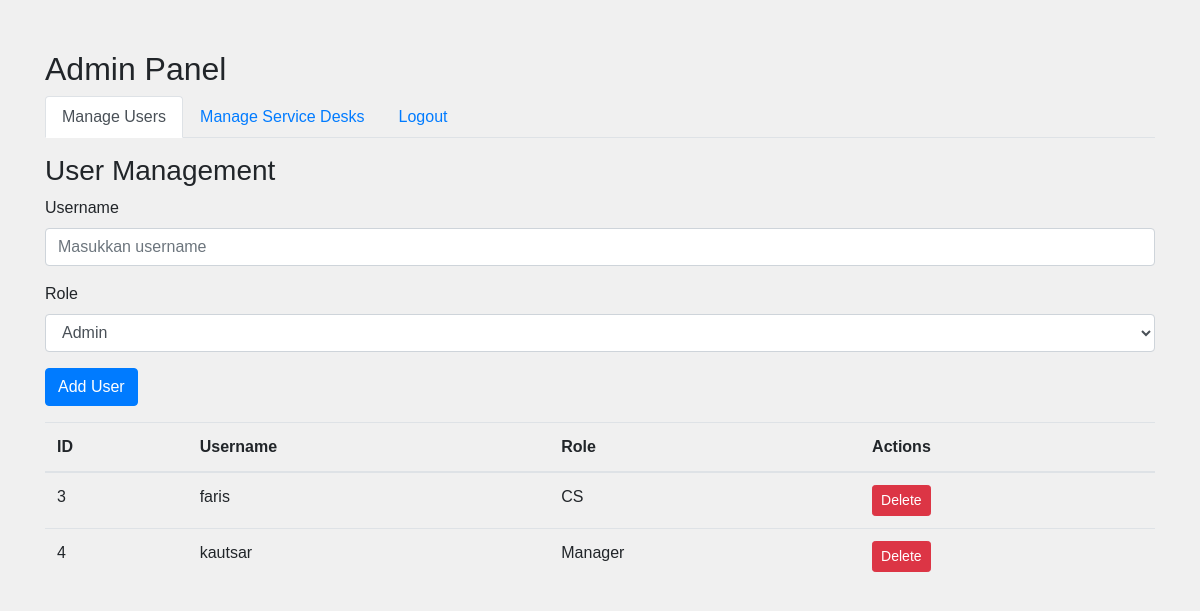
Before: /admin/admin.php with the older database file.
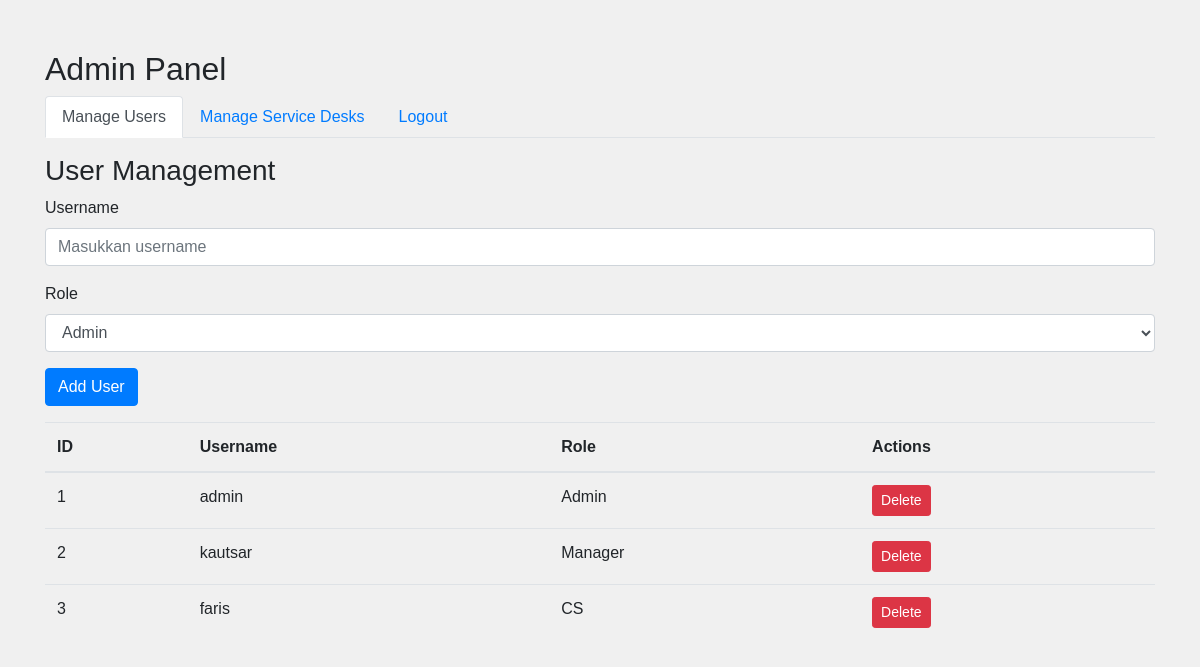
After: the same page with the newer database file.
### tables this page shows
CREATE TABLE `users` (
  `id` int(11) NOT NULL,
  `username` varchar(50) NOT NULL,
  `password` varchar(50) NOT NULL,
  `role` varchar(50) NOT NULL
);

### admin/admin.php (the view, shortened to what this page needs)
<?php
$servername = "localhost";
$username = "root";
$password = "";
$dbname = "grapara";
$conn = new mysqli($servername, $username, $password, $dbname);
?>
<!DOCTYPE html>
<html lang="en">
<head>
    <link rel="stylesheet" href="https://stackpath.bootstrapcdn.com/bootstrap/4.5.2/css/bootstrap.min.css">
    <link rel="stylesheet" href="../styles.css">
</head>
<body>
<div class="container">
    <h2>Admin Panel</h2>
    <ul class="nav nav-tabs" id="adminTab" role="tablist">
        <li class="nav-item">
            <a class="nav-link active" id="user-tab" data-toggle="tab" href="#users" role="tab" aria-controls="users" aria-selected="true">Manage Users</a>
        </li>
        <li class="nav-item">
            <a class="nav-link" id="desk-tab" data-toggle="tab" href="#desks" role="tab" aria-controls="desks" aria-selected="false">Manage Service Desks</a>
        </li>
        <li class="nav-item">
            <a class="nav-link" id="logout-tab" aria-controls="logout" aria-selected="false" onclick="javascript:return confirm('Apakah Anda yakin ingin logout?');" href="../autentikasi/logout.php">Logout</></a>
        </li>
    </ul>
    <div class="tab-content" id="adminTabContent">
        <div class="tab-pane fade show active" id="users" role="tabpanel" aria-labelledby="user-tab">
            <h3 class="mt-3">User Management</h3>
            <form id="userForm" method="POST" action="">
                <div class="form-group">
                    <label for="username">Username</label>
                    <input type="text" class="form-control" id="username" name="username" placeholder="Masukkan username" required>
                </div>
                <div class="form-group">
                    <label for="role">Role</label>
                    <select class="form-control" id="role" name="role" required>
                        <option value="Admin">Admin</option>
                    </select>
                </div>
                <button type="submit" class="btn btn-primary" name="addUser">Add User</button>
            </form>
            <table class="table mt-3">
                <thead>
                    <tr>
                        <th>ID</th>
                        <th>Username</th>
                        <th>Role</th>
                        <th>Actions</th>
                    </tr>
                </thead>
                <tbody>
                    <?php
                    $result = $conn->query("SELECT * FROM users");
                    while ($row = $result->fetch_assoc()) {
                        echo "<tr>
                                <td>{$row['id']}</td>
                                <td>{$row['username']}</td>
                                <td>{$row['role']}</td>
                                <td>
                                    <form method='POST' action='' style='display:inline-block;'>
                                        <input type='hidden' name='userId' value='{$row['id']}'>
                                        <button type='submit' name='deleteUser' class='btn btn-danger btn-sm'>Delete</button>
                                    </form>
                                </td>
                            </tr>";
                    }
                    ?>
                </tbody>
            </table>
        </div>
    </div>
</div>
</body>
</html>

### styles.css (style rules this page uses)
.container { margin-top: 50px; }
body { font-family: Arial, sans-serif; background-color: #f0f0f0; margin: 0; padding: 0; }

Changed rows visible on the page:
removed users: id "4", username "kautsar", role "Manager"
added users: id "1", username "admin", role "Admin"
added users: id "2", username "kautsar", role "Manager"
